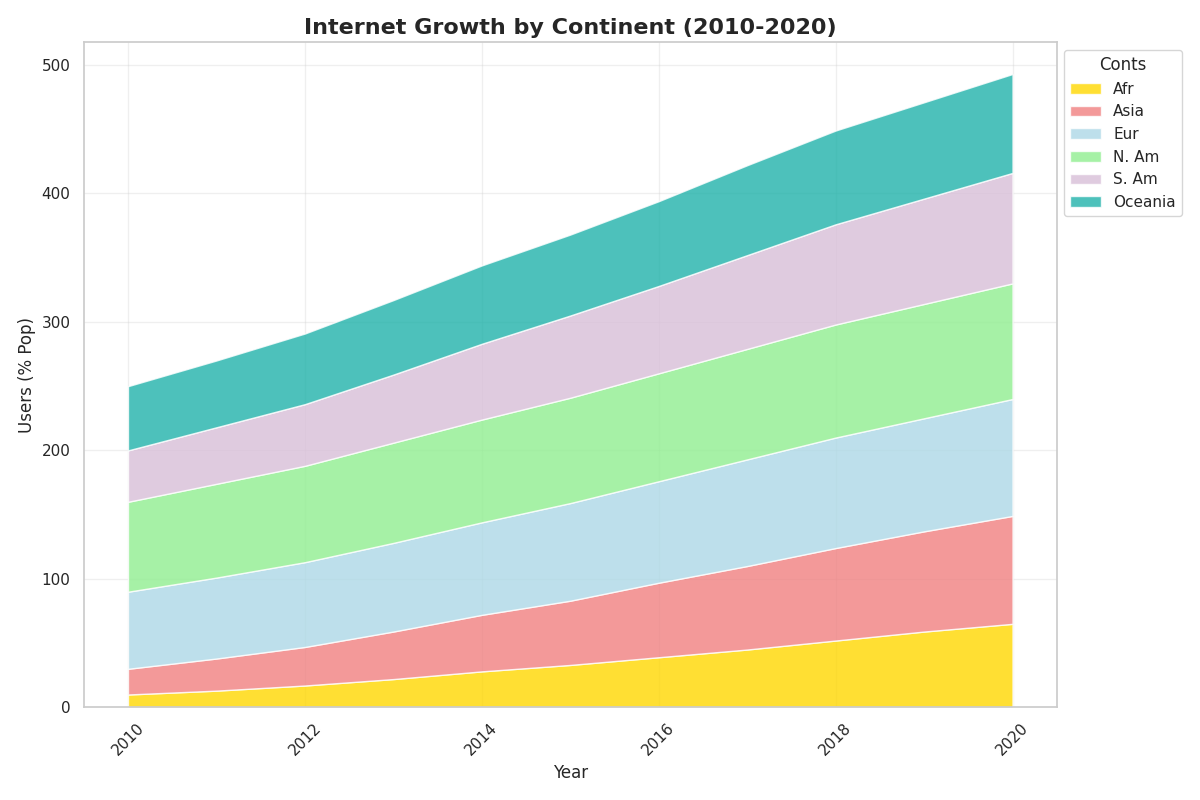

Generate this figure with Python:
import matplotlib.pyplot as plt
import numpy as np

years = np.arange(2010, 2021)

africa_internet = [10, 13, 17, 22, 28, 33, 39, 45, 52, 59, 65]
asia_internet = [20, 25, 30, 37, 44, 50, 58, 65, 72, 78, 84]
europe_internet = [60, 63, 66, 69, 72, 76, 79, 83, 86, 88, 91]
north_america_internet = [70, 73, 75, 78, 80, 82, 84, 86, 88, 89, 90]
south_america_internet = [40, 44, 48, 53, 59, 64, 68, 73, 78, 82, 86]
oceania_internet = [50, 52, 55, 58, 61, 63, 66, 70, 73, 75, 77]

internet_usage = np.array([
    africa_internet, 
    asia_internet, 
    europe_internet, 
    north_america_internet, 
    south_america_internet,
    oceania_internet
])

fig, ax = plt.subplots(figsize=(12, 8))

ax.stackplot(years, internet_usage, labels=['Afr', 'Asia', 'Eur', 'N. Am', 'S. Am', 'Oceania'], 
             colors=['gold', 'lightcoral', 'lightblue', 'lightgreen', 'thistle', 'lightseagreen'], alpha=0.8)

ax.set_title("Internet Growth by Continent (2010-2020)", fontsize=16, fontweight='bold')
ax.set_xlabel("Year", fontsize=12)
ax.set_ylabel("Users (% Pop)", fontsize=12)

ax.legend(loc='upper left', bbox_to_anchor=(1, 1), title='Conts')
ax.grid(alpha=0.3)
plt.xticks(rotation=45)
plt.tight_layout()

plt.show()
